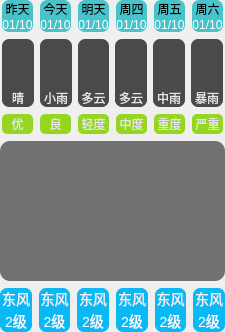
     <widget class="QWidget" name="widget_04" native="true">
      <layout class="QVBoxLayout" name="verticalLayout_3" stretch="0,0,0,0,0">
       <property name="spacing">
        <number>7</number>
       </property>
       <property name="leftMargin">
        <number>0</number>
       </property>
       <property name="topMargin">
        <number>0</number>
       </property>
       <property name="rightMargin">
        <number>0</number>
       </property>
       <property name="bottomMargin">
        <number>0</number>
       </property>
       <item>
        <widget class="QWidget" name="widget_0401" native="true">
         <layout class="QGridLayout" name="gridLayout_8">
          <property name="leftMargin">
           <number>2</number>
          </property>
          <property name="topMargin">
           <number>0</number>
          </property>
          <property name="rightMargin">
           <number>2</number>
          </property>
          <property name="bottomMargin">
           <number>0</number>
          </property>
          <property name="horizontalSpacing">
           <number>7</number>
          </property>
          <property name="verticalSpacing">
           <number>0</number>
          </property>
          <item row="0" column="0">
           <widget class="QLabel" name="lblWeek0">
            <property name="styleSheet">
             <string notr="true">border-radius: 7px;
background-color: rgb(255, 255, 255);
background-color: rgb(70, 195, 203);
border-bottom-right-radius:0px;
border-bottom-left-radius:0px;</string>
            </property>
            <property name="text">
             <string>昨天</string>
            </property>
            <property name="alignment">
             <set>Qt::AlignCenter</set>
            </property>
           </widget>
          </item>
          <item row="0" column="1">
           <widget class="QLabel" name="lblWeek1">
            <property name="styleSheet">
             <string notr="true">border-radius: 7px;
background-color: rgb(255, 255, 255);
background-color: rgb(70, 195, 203);
border-bottom-right-radius:0px;
border-bottom-left-radius:0px;</string>
            </property>
            <property name="text">
             <string>今天</string>
            </property>
            <property name="alignment">
             <set>Qt::AlignCenter</set>
            </property>
           </widget>
          </item>
          <item row="0" column="2">
           <widget class="QLabel" name="lblWeek2">
            <property name="styleSheet">
             <string notr="true">border-radius: 7px;
background-color: rgb(255, 255, 255);
background-color: rgb(70, 195, 203);
border-bottom-right-radius:0px;
border-bottom-left-radius:0px;</string>
            </property>
            <property name="text">
             <string>明天</string>
            </property>
            <property name="alignment">
             <set>Qt::AlignCenter</set>
            </property>
           </widget>
          </item>
          <item row="0" column="3">
           <widget class="QLabel" name="lblWeek3">
            <property name="styleSheet">
             <string notr="true">border-radius: 7px;
background-color: rgb(255, 255, 255);
background-color: rgb(70, 195, 203);
border-bottom-right-radius:0px;
border-bottom-left-radius:0px;</string>
            </property>
            <property name="text">
             <string>周四</string>
            </property>
            <property name="alignment">
             <set>Qt::AlignCenter</set>
            </property>
           </widget>
          </item>
          <item row="0" column="4">
           <widget class="QLabel" name="lblWeek4">
            <property name="styleSheet">
             <string notr="true">border-radius: 7px;
background-color: rgb(255, 255, 255);
background-color: rgb(70, 195, 203);
border-bottom-right-radius:0px;
border-bottom-left-radius:0px;</string>
            </property>
            <property name="text">
             <string>周五</string>
            </property>
            <property name="alignment">
             <set>Qt::AlignCenter</set>
            </property>
           </widget>
          </item>
          <item row="0" column="5">
           <widget class="QLabel" name="lblWeek5">
            <property name="styleSheet">
             <string notr="true">border-radius: 7px;
background-color: rgb(255, 255, 255);
background-color: rgb(70, 195, 203);
border-bottom-right-radius:0px;
border-bottom-left-radius:0px;</string>
            </property>
            <property name="text">
             <string>周六</string>
            </property>
            <property name="alignment">
             <set>Qt::AlignCenter</set>
            </property>
           </widget>
          </item>
          <item row="1" column="0">
           <widget class="QLabel" name="lblDay0">
            <property name="styleSheet">
             <string notr="true">color: rgb(255, 255, 255);
background-color: rgb(70, 195, 203);
border-radius: 7px;
border-top-right-radius:0px;
border-top-left-radius:0px;</string>
            </property>
            <property name="text">
             <string>01/10</string>
            </property>
            <property name="alignment">
             <set>Qt::AlignCenter</set>
            </property>
           </widget>
          </item>
          <item row="1" column="1">
           <widget class="QLabel" name="lblDay1">
            <property name="styleSheet">
             <string notr="true">color: rgb(255, 255, 255);
background-color: rgb(70, 195, 203);
border-radius: 7px;
border-top-right-radius:0px;
border-top-left-radius:0px;</string>
            </property>
            <property name="text">
             <string>01/10</string>
            </property>
            <property name="alignment">
             <set>Qt::AlignCenter</set>
            </property>
           </widget>
          </item>
          <item row="1" column="2">
           <widget class="QLabel" name="lblDay2">
            <property name="styleSheet">
             <string notr="true">color: rgb(255, 255, 255);
background-color: rgb(70, 195, 203);
border-radius: 7px;
border-top-right-radius:0px;
border-top-left-radius:0px;</string>
            </property>
            <property name="text">
             <string>01/10</string>
            </property>
            <property name="alignment">
             <set>Qt::AlignCenter</set>
            </property>
           </widget>
          </item>
          <item row="1" column="3">
           <widget class="QLabel" name="lblDay3">
            <property name="styleSheet">
             <string notr="true">color: rgb(255, 255, 255);
background-color: rgb(70, 195, 203);
border-radius: 7px;
border-top-right-radius:0px;
border-top-left-radius:0px;</string>
            </property>
            <property name="text">
             <string>01/10</string>
            </property>
            <property name="alignment">
             <set>Qt::AlignCenter</set>
            </property>
           </widget>
          </item>
          <item row="1" column="4">
           <widget class="QLabel" name="lblDay4">
            <property name="styleSheet">
             <string notr="true">color: rgb(255, 255, 255);
background-color: rgb(70, 195, 203);
border-radius: 7px;
border-top-right-radius:0px;
border-top-left-radius:0px;</string>
            </property>
            <property name="text">
             <string>01/10</string>
            </property>
            <property name="alignment">
             <set>Qt::AlignCenter</set>
            </property>
           </widget>
          </item>
          <item row="1" column="5">
           <widget class="QLabel" name="lblDay5">
            <property name="styleSheet">
             <string notr="true">color: rgb(255, 255, 255);
background-color: rgb(70, 195, 203);
border-radius: 7px;
border-top-right-radius:0px;
border-top-left-radius:0px;</string>
            </property>
            <property name="text">
             <string>01/10</string>
            </property>
            <property name="alignment">
             <set>Qt::AlignCenter</set>
            </property>
           </widget>
          </item>
         </layout>
        </widget>
       </item>
       <item>
        <widget class="QWidget" name="widget_0402" native="true">
         <property name="styleSheet">
          <string notr="true"/>
         </property>
         <layout class="QGridLayout" name="gridLayout_2">
          <property name="leftMargin">
           <number>2</number>
          </property>
          <property name="topMargin">
           <number>0</number>
          </property>
          <property name="rightMargin">
           <number>2</number>
          </property>
          <property name="bottomMargin">
           <number>0</number>
          </property>
          <property name="horizontalSpacing">
           <number>6</number>
          </property>
          <property name="verticalSpacing">
           <number>0</number>
          </property>
          <item row="0" column="0">
           <widget class="QLabel" name="lblTypeIcon0">
            <property name="minimumSize">
             <size>
              <width>0</width>
              <height>50</height>
             </size>
            </property>
            <property name="maximumSize">
             <size>
              <width>1000</width>
              <height>1000</height>
             </size>
            </property>
            <property name="styleSheet">
             <string notr="true">border-radius: 7px;
color:rgb(230,230,230);
background-color: rgb(74, 74, 74);
border-bottom-right-radius:0px;
border-bottom-left-radius:0px;</string>
            </property>
            <property name="text">
             <string/>
            </property>
            <property name="pixmap">
             <pixmap resource="../res.qrc">:/res/type/Qing.png</pixmap>
            </property>
            <property name="scaledContents">
             <bool>true</bool>
            </property>
           </widget>
          </item>
          <item row="1" column="0">
           <widget class="QLabel" name="lblType0">
            <property name="minimumSize">
             <size>
              <width>0</width>
              <height>15</height>
             </size>
            </property>
            <property name="styleSheet">
             <string notr="true">color:rgb(230,230,230);
background-color: rgb(74, 74, 74);
border-radius: 7px;
border-top-right-radius:0px;
border-top-left-radius:0px;</string>
            </property>
            <property name="text">
             <string>晴</string>
            </property>
            <property name="alignment">
             <set>Qt::AlignCenter</set>
            </property>
           </widget>
          </item>
          <item row="1" column="4">
           <widget class="QLabel" name="lblType4">
            <property name="minimumSize">
             <size>
              <width>0</width>
              <height>15</height>
             </size>
            </property>
            <property name="styleSheet">
             <string notr="true">color:rgb(230,230,230);
background-color: rgb(74, 74, 74);
border-radius: 7px;
border-top-right-radius:0px;
border-top-left-radius:0px;</string>
            </property>
            <property name="text">
             <string>中雨</string>
            </property>
            <property name="alignment">
             <set>Qt::AlignCenter</set>
            </property>
           </widget>
          </item>
          <item row="1" column="3">
           <widget class="QLabel" name="lblType3">
            <property name="minimumSize">
             <size>
              <width>0</width>
              <height>15</height>
             </size>
            </property>
            <property name="styleSheet">
             <string notr="true">color:rgb(230,230,230);
background-color: rgb(74, 74, 74);
border-radius: 7px;
border-top-right-radius:0px;
border-top-left-radius:0px;</string>
            </property>
            <property name="text">
             <string>多云</string>
            </property>
            <property name="alignment">
             <set>Qt::AlignCenter</set>
            </property>
           </widget>
          </item>
          <item row="0" column="5">
           <widget class="QLabel" name="lblTypeIcon5">
            <property name="minimumSize">
             <size>
              <width>0</width>
              <height>50</height>
             </size>
            </property>
            <property name="styleSheet">
             <string notr="true">border-radius: 7px;
color:rgb(230,230,230);
background-color: rgb(74, 74, 74);
border-bottom-right-radius:0px;
border-bottom-left-radius:0px;</string>
            </property>
            <property name="text">
             <string/>
            </property>
            <property name="pixmap">
             <pixmap resource="../res.qrc">:/res/type/BaoYu.png</pixmap>
            </property>
            <property name="scaledContents">
             <bool>true</bool>
            </property>
           </widget>
          </item>
          <item row="0" column="3">
           <widget class="QLabel" name="lblTypeIcon3">
            <property name="minimumSize">
             <size>
              <width>0</width>
              <height>50</height>
             </size>
            </property>
            <property name="styleSheet">
             <string notr="true">border-radius: 7px;
color:rgb(230,230,230);
background-color: rgb(74, 74, 74);
border-bottom-right-radius:0px;
border-bottom-left-radius:0px;</string>
            </property>
            <property name="text">
             <string/>
            </property>
            <property name="pixmap">
             <pixmap resource="../res.qrc">:/res/type/DuoYun.png</pixmap>
            </property>
            <property name="scaledContents">
             <bool>true</bool>
            </property>
           </widget>
          </item>
          <item row="1" column="1">
           <widget class="QLabel" name="lblType1">
            <property name="minimumSize">
             <size>
              <width>0</width>
              <height>15</height>
             </size>
            </property>
            <property name="styleSheet">
             <string notr="true">color:rgb(230,230,230);
background-color: rgb(74, 74, 74);
border-radius: 7px;
border-top-right-radius:0px;
border-top-left-radius:0px;</string>
            </property>
            <property name="text">
             <string>小雨</string>
            </property>
            <property name="alignment">
             <set>Qt::AlignCenter</set>
            </property>
           </widget>
          </item>
          <item row="0" column="1">
           <widget class="QLabel" name="lblTypeIcon1">
            <property name="minimumSize">
             <size>
              <width>0</width>
              <height>50</height>
             </size>
            </property>
            <property name="styleSheet">
             <string notr="true">border-radius: 7px;
color:rgb(230,230,230);
background-color: rgb(74, 74, 74);
border-bottom-right-radius:0px;
border-bottom-left-radius:0px;</string>
            </property>
            <property name="text">
             <string/>
            </property>
            <property name="pixmap">
             <pixmap resource="../res.qrc">:/res/type/Yu.png</pixmap>
            </property>
            <property name="scaledContents">
             <bool>true</bool>
            </property>
           </widget>
          </item>
          <item row="1" column="2">
           <widget class="QLabel" name="lblType2">
            <property name="minimumSize">
             <size>
              <width>0</width>
              <height>15</height>
             </size>
            </property>
            <property name="styleSheet">
             <string notr="true">color:rgb(230,230,230);
background-color: rgb(74, 74, 74);
border-radius: 7px;
border-top-right-radius:0px;
border-top-left-radius:0px;</string>
            </property>
            <property name="text">
             <string>多云</string>
            </property>
            <property name="alignment">
             <set>Qt::AlignCenter</set>
            </property>
           </widget>
          </item>
          <item row="0" column="2">
           <widget class="QLabel" name="lblTypeIcon2">
            <property name="minimumSize">
             <size>
              <width>0</width>
              <height>50</height>
             </size>
            </property>
            <property name="styleSheet">
             <string notr="true">border-radius: 7px;
color:rgb(230,230,230);
background-color: rgb(74, 74, 74);
border-bottom-right-radius:0px;
border-bottom-left-radius:0px;</string>
            </property>
            <property name="text">
             <string/>
            </property>
            <property name="pixmap">
             <pixmap resource="../res.qrc">:/res/type/DuoYun.png</pixmap>
            </property>
            <property name="scaledContents">
             <bool>true</bool>
            </property>
           </widget>
          </item>
          <item row="1" column="5">
           <widget class="QLabel" name="lblType5">
            <property name="minimumSize">
             <size>
              <width>0</width>
              <height>15</height>
             </size>
            </property>
            <property name="styleSheet">
             <string notr="true">color:rgb(230,230,230);
background-color: rgb(74, 74, 74);
border-radius: 7px;
border-top-right-radius:0px;
border-top-left-radius:0px;</string>
            </property>
            <property name="text">
             <string>暴雨</string>
            </property>
            <property name="alignment">
             <set>Qt::AlignCenter</set>
            </property>
           </widget>
          </item>
          <item row="0" column="4">
           <widget class="QLabel" name="lblTypeIcon4">
            <property name="minimumSize">
             <size>
              <width>0</width>
              <height>50</height>
             </size>
            </property>
            <property name="styleSheet">
             <string notr="true">border-radius: 7px;
color:rgb(230,230,230);
background-color: rgb(74, 74, 74);
border-bottom-right-radius:0px;
border-bottom-left-radius:0px;</string>
            </property>
            <property name="text">
             <string/>
            </property>
            <property name="pixmap">
             <pixmap resource="../res.qrc">:/res/type/ZhongYu.png</pixmap>
            </property>
            <property name="scaledContents">
             <bool>true</bool>
            </property>
           </widget>
          </item>
         </layout>
        </widget>
       </item>
       <item>
        <widget class="QWidget" name="widget_0403" native="true">
         <property name="maximumSize">
          <size>
           <width>16777215</width>
           <height>30</height>
          </size>
         </property>
         <layout class="QHBoxLayout" name="horizontalLayout_13">
          <property name="spacing">
           <number>7</number>
          </property>
          <property name="leftMargin">
           <number>2</number>
          </property>
          <property name="topMargin">
           <number>0</number>
          </property>
          <property name="rightMargin">
           <number>2</number>
          </property>
          <property name="bottomMargin">
           <number>0</number>
          </property>
          <item>
           <widget class="QLabel" name="lblRank0">
            <property name="minimumSize">
             <size>
              <width>0</width>
              <height>20</height>
             </size>
            </property>
            <property name="styleSheet">
             <string notr="true">color: rgb(230, 230, 230);
background-color: rgb(150, 213, 32);
border-radius: 5px;</string>
            </property>
            <property name="text">
             <string>优</string>
            </property>
            <property name="alignment">
             <set>Qt::AlignCenter</set>
            </property>
           </widget>
          </item>
          <item>
           <widget class="QLabel" name="lblRank1">
            <property name="styleSheet">
             <string notr="true">color: rgb(230, 230, 230);
background-color: rgb(150, 213, 32);
border-radius: 5px;</string>
            </property>
            <property name="text">
             <string>良</string>
            </property>
            <property name="alignment">
             <set>Qt::AlignCenter</set>
            </property>
           </widget>
          </item>
          <item>
           <widget class="QLabel" name="lblRank2">
            <property name="styleSheet">
             <string notr="true">color: rgb(230, 230, 230);
background-color: rgb(150, 213, 32);
border-radius: 5px;</string>
            </property>
            <property name="text">
             <string>轻度</string>
            </property>
            <property name="alignment">
             <set>Qt::AlignCenter</set>
            </property>
           </widget>
          </item>
          <item>
           <widget class="QLabel" name="lblRank3">
            <property name="styleSheet">
             <string notr="true">color: rgb(230, 230, 230);
background-color: rgb(150, 213, 32);
border-radius: 5px;</string>
            </property>
            <property name="text">
             <string>中度</string>
            </property>
            <property name="alignment">
             <set>Qt::AlignCenter</set>
            </property>
           </widget>
          </item>
          <item>
           <widget class="QLabel" name="lblRank4">
            <property name="styleSheet">
             <string notr="true">color: rgb(230, 230, 230);
background-color: rgb(150, 213, 32);
border-radius: 5px;</string>
            </property>
            <property name="text">
             <string>重度</string>
            </property>
            <property name="alignment">
             <set>Qt::AlignCenter</set>
            </property>
           </widget>
          </item>
          <item>
           <widget class="QLabel" name="lblRank5">
            <property name="styleSheet">
             <string notr="true">color: rgb(230, 230, 230);
background-color: rgb(150, 213, 32);
border-radius: 5px;</string>
            </property>
            <property name="text">
             <string>严重</string>
            </property>
            <property name="alignment">
             <set>Qt::AlignCenter</set>
            </property>
           </widget>
          </item>
         </layout>
        </widget>
       </item>
       <item>
        <layout class="QVBoxLayout" name="verticalLayout_6">
         <property name="spacing">
          <number>0</number>
         </property>
         <item>
          <widget class="QWidget" name="widget_0404" native="true">
           <property name="minimumSize">
            <size>
             <width>0</width>
             <height>70</height>
            </size>
           </property>
           <property name="styleSheet">
            <string notr="true">background-color: rgb(113, 113, 113);
border-radius: 10px;
border-bottom-right-radius:0px;
border-bottom-left-radius:0px;</string>
           </property>
          </widget>
         </item>
         <item>
          <widget class="QWidget" name="widget_0405" native="true">
           <property name="minimumSize">
            <size>
             <width>0</width>
             <height>70</height>
            </size>
           </property>
           <property name="styleSheet">
            <string notr="true">background-color: rgb(113, 113, 113);
border-radius: 10px;
border-top-right-radius:0px;
border-top-left-radius:0px;</string>
           </property>
          </widget>
         </item>
        </layout>
       </item>
       <item>
        <widget class="QWidget" name="widget_05" native="true">
         <property name="styleSheet">
          <string notr="true">QLabel {
    color: blue;
    font-size: 14px;
	
}</string>
         </property>
         <layout class="QGridLayout" name="gridLayout">
          <property name="leftMargin">
           <number>0</number>
          </property>
          <property name="topMargin">
           <number>0</number>
          </property>
          <property name="rightMargin">
           <number>0</number>
          </property>
          <property name="bottomMargin">
           <number>0</number>
          </property>
          <property name="horizontalSpacing">
           <number>7</number>
          </property>
          <property name="verticalSpacing">
           <number>0</number>
          </property>
          <item row="1" column="5">
           <widget class="QLabel" name="lblwindNum5">
            <property name="styleSheet">
             <string notr="true">color: rgb(255, 255, 255);
background-color: rgb(8, 185, 243);
border-radius: 7px;
border-top-right-radius:0px;
border-top-left-radius:0px;</string>
            </property>
            <property name="text">
             <string>2级</string>
            </property>
            <property name="alignment">
             <set>Qt::AlignCenter</set>
            </property>
           </widget>
          </item>
          <item row="1" column="3">
           <widget class="QLabel" name="lblwindNum3">
            <property name="styleSheet">
             <string notr="true">color: rgb(255, 255, 255);
background-color: rgb(8, 185, 243);
border-radius: 7px;
border-top-right-radius:0px;
border-top-left-radius:0px;</string>
            </property>
            <property name="text">
             <string>2级</string>
            </property>
            <property name="alignment">
             <set>Qt::AlignCenter</set>
            </property>
           </widget>
          </item>
          <item row="1" column="0">
           <widget class="QLabel" name="lblwindNum0">
            <property name="styleSheet">
             <string notr="true">color: rgb(255, 255, 255);
background-color: rgb(8, 185, 243);
border-radius: 7px;
border-top-right-radius:0px;
border-top-left-radius:0px;</string>
            </property>
            <property name="text">
             <string>2级</string>
            </property>
            <property name="alignment">
             <set>Qt::AlignCenter</set>
            </property>
           </widget>
          </item>
          <item row="0" column="5">
           <widget class="QLabel" name="lblwind5">
            <property name="styleSheet">
             <string notr="true">border-radius: 7px;
color: rgb(250, 240, 240);
background-color: rgb(8, 185, 243);
border-bottom-right-radius:0px;
border-bottom-left-radius:0px;</string>
            </property>
            <property name="text">
             <string>东风</string>
            </property>
            <property name="alignment">
             <set>Qt::AlignCenter</set>
            </property>
           </widget>
          </item>
          <item row="0" column="4">
           <widget class="QLabel" name="lblwind4">
            <property name="styleSheet">
             <string notr="true">border-radius: 7px;
color: rgb(250, 240, 240);
background-color: rgb(8, 185, 243);
border-bottom-right-radius:0px;
border-bottom-left-radius:0px;</string>
            </property>
            <property name="text">
             <string>东风</string>
            </property>
            <property name="alignment">
             <set>Qt::AlignCenter</set>
            </property>
           </widget>
          </item>
          <item row="0" column="2">
           <widget class="QLabel" name="lblwind2">
            <property name="styleSheet">
             <string notr="true">border-radius: 7px;
color: rgb(250, 240, 240);
background-color: rgb(8, 185, 243);
border-bottom-right-radius:0px;
border-bottom-left-radius:0px;</string>
            </property>
            <property name="text">
             <string>东风</string>
            </property>
            <property name="alignment">
             <set>Qt::AlignCenter</set>
            </property>
           </widget>
          </item>
          <item row="1" column="4">
           <widget class="QLabel" name="lblwindNum4">
            <property name="styleSheet">
             <string notr="true">color: rgb(255, 255, 255);
background-color: rgb(8, 185, 243);
border-radius: 7px;
border-top-right-radius:0px;
border-top-left-radius:0px;</string>
            </property>
            <property name="text">
             <string>2级</string>
            </property>
            <property name="alignment">
             <set>Qt::AlignCenter</set>
            </property>
           </widget>
          </item>
          <item row="0" column="0">
           <widget class="QLabel" name="lblwind0">
            <property name="styleSheet">
             <string notr="true">border-radius: 7px;
color: rgb(250, 240, 240);
background-color: rgb(8, 185, 243);
border-bottom-right-radius:0px;
border-bottom-left-radius:0px;</string>
            </property>
            <property name="text">
             <string>东风</string>
            </property>
            <property name="alignment">
             <set>Qt::AlignCenter</set>
            </property>
           </widget>
          </item>
          <item row="1" column="1">
           <widget class="QLabel" name="lblwindNum1">
            <property name="styleSheet">
             <string notr="true">color: rgb(255, 255, 255);
background-color: rgb(8, 185, 243);
border-radius: 7px;
border-top-right-radius:0px;
border-top-left-radius:0px;</string>
            </property>
            <property name="text">
             <string>2级</string>
            </property>
            <property name="alignment">
             <set>Qt::AlignCenter</set>
            </property>
           </widget>
          </item>
          <item row="0" column="3">
           <widget class="QLabel" name="lblwind3">
            <property name="styleSheet">
             <string notr="true">border-radius: 7px;
color: rgb(250, 240, 240);
background-color: rgb(8, 185, 243);
border-bottom-right-radius:0px;
border-bottom-left-radius:0px;</string>
            </property>
            <property name="text">
             <string>东风</string>
            </property>
            <property name="alignment">
             <set>Qt::AlignCenter</set>
            </property>
           </widget>
          </item>
          <item row="1" column="2">
           <widget class="QLabel" name="lblwindNum2">
            <property name="styleSheet">
             <string notr="true">color: rgb(255, 255, 255);
background-color: rgb(8, 185, 243);
border-radius: 7px;
border-top-right-radius:0px;
border-top-left-radius:0px;</string>
            </property>
            <property name="text">
             <string>2级</string>
            </property>
            <property name="alignment">
             <set>Qt::AlignCenter</set>
            </property>
           </widget>
          </item>
          <item row="0" column="1">
           <widget class="QLabel" name="lblwind1">
            <property name="styleSheet">
             <string notr="true">border-radius: 7px;
color: rgb(250, 240, 240);
background-color: rgb(8, 185, 243);
border-bottom-right-radius:0px;
border-bottom-left-radius:0px;</string>
            </property>
            <property name="text">
             <string>东风</string>
            </property>
            <property name="alignment">
             <set>Qt::AlignCenter</set>
            </property>
           </widget>
          </item>
         </layout>
        </widget>
       </item>
      </layout>
     </widget>
